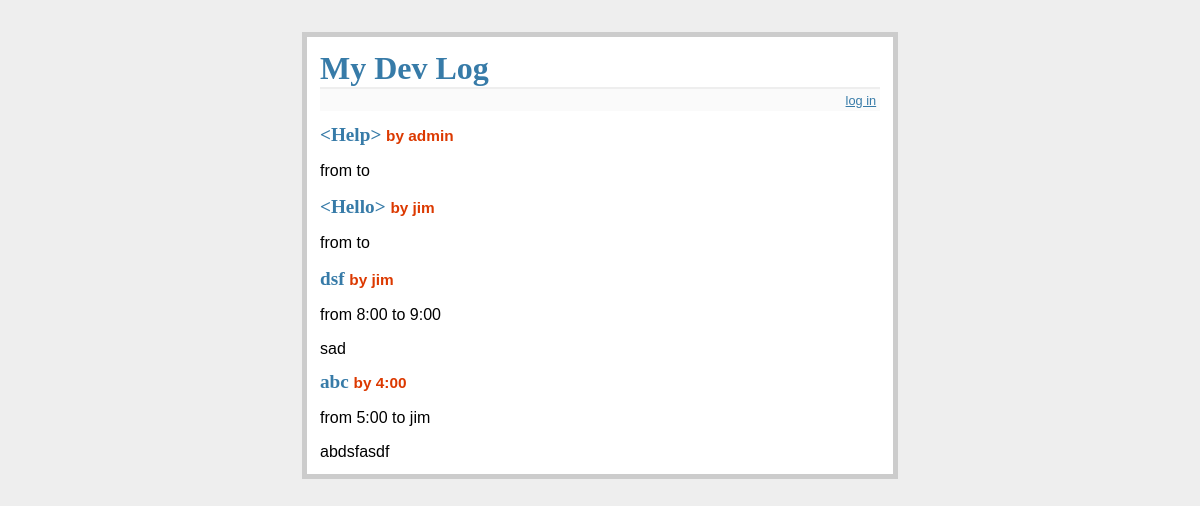
Before: / with the older database file.
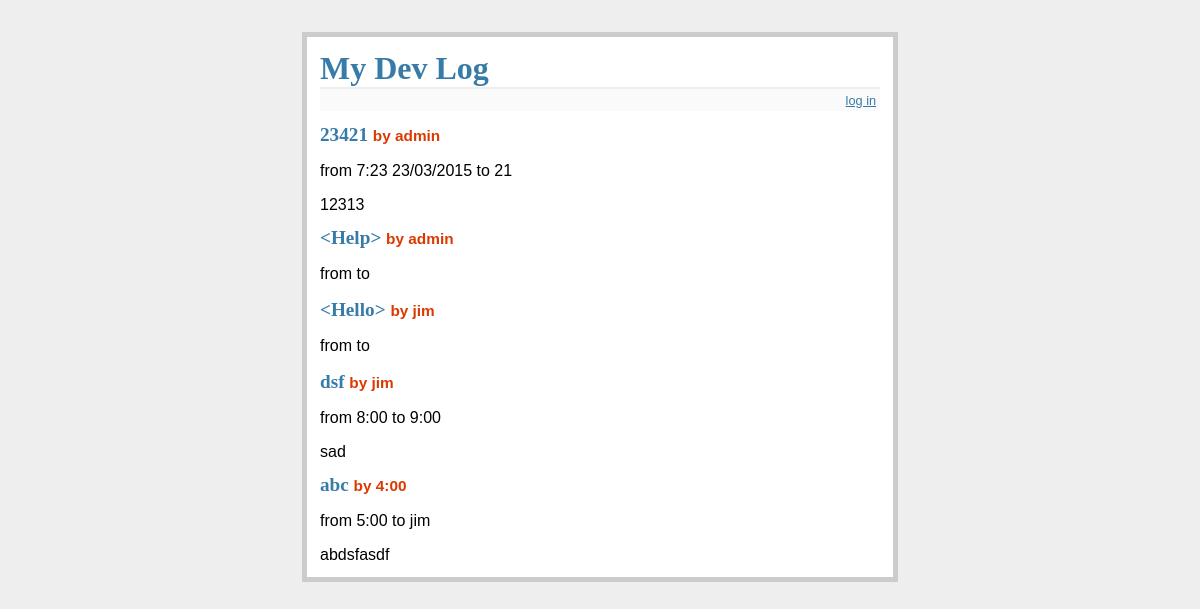
After: the same page with the newer database file.
### tables this page shows
CREATE TABLE entries (
  id integer primary key autoincrement,

  title text not null,
  text text not null,
  username text not null,
  start_time TIMESTAMP,
  end_time TIMESTAMP
);

### flaskr.py (the view)
@app.route('/')
def show_entries():
    cur = g.db.execute('select title, text, username, start_time, end_time from entries order by id desc')
    entries = [dict(title=row[0], text=row[1], username=row[2], start_time=row[3], end_time=row[4]) for row in cur.fetchall()]
    return render_template('show_entries.html', entries=entries)

### flaskr.py (called while the page is built)
def connect_db():
    return sqlite3.connect(app.config['DATABASE'])

@app.before_request
def before_request():
    g.db = connect_db()

@app.teardown_request
def teardown_request(exception):
    db = getattr(g, 'db', None)
    if db is not None:
        db.close()

### templates/show_entries.html (shortened to what this page needs)
{% extends "layout.html" %}
{% block body %}
<ul class=entries>
{% for entry in entries %}
<li><h2>{{ entry.title }} <span class=user> by {{ entry.username }} </li> <p> from  {{ entry.start_time }} to {{ entry.end_time }} </p></span></h2> {{ entry.text|safe }}
{% else %}
<li><em>No entries here yet</em></li>
{% endfor %}
</ul>
{% endblock %}

### templates/layout.html (shortened to what this page needs)
<!doctype html>
<link rel=stylesheet type=text/css href=" {{ url_for('static', filename='style.css')}}">
<div class=page>
    <h1>My Dev Log</h1>
    <div class=metanav>
        {% if not session.logged_in %}
        <a href=" {{ url_for('login') }}">log in</a>
        {% else %}
        <a href=" {{ url_for('logout') }}">log out</a>
        {% endif %}
    </div>
    {% block body %}{% endblock %}
</div>

### static/style.css (style rules this page uses)
a, h1, h2 { color: #377ba8; }
h1, h2 { font-family: 'Georgia', serif; margin: 0; }
h1 { border-bottom: 2px solid #eee; }
h2 { font-size: 1.2em; }
.page { margin: 2em auto; width: 35em; border: 5px solid #ccc; padding: 0.8em; background: white; }
.entries { list-style: none; margin: 0; padding: 0; }
.entries li { margin: 0.8em 1.2em; }
.entries li h2 { margin-left: -1em; }
.metanav { text-align: right; font-size: 0.8em; padding: 0.3em; margin-bottom: 1em; background: #fafafa; }
.user { font-family: sans-serif; color: #dc3900; font-size:0.8em }

Changed rows visible on the page:
added entries: title "23421", username "admin", start_time "7:23 23/03/2015", end_time "21", text "12313"
